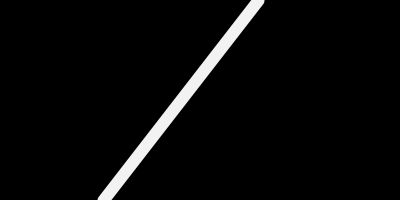
Frame 1 (no input)
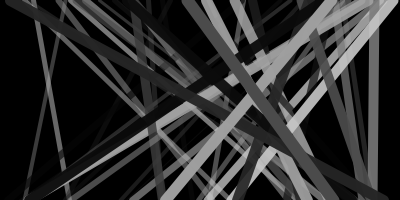
Frame 60 (the mouse pressed at the canvas centre just before this capture)
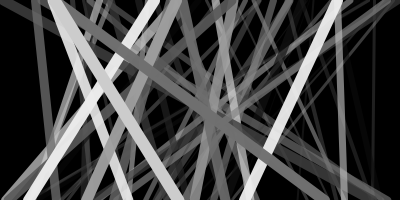
Frame 120 (the mouse held since frame 60 and released just before this capture)

The Processing sketch that drew these frames (run headless with seeded random() and noise(); from frame 60 on, the mouse is pressed at the canvas centre):

// Processing sketch: lines_with_polymorphis_
// ── lines_with_polymorphis_.pde
ArrayList< Shape > shapes;

int n = 100;
int s = 10;

void setup() {
  
    size(400, 200); 
      
    smooth();
    
    frameRate(30);
   
    shapes = new ArrayList< Shape >();

}

void draw() {  
    background( 0 );  
  
    if ( s < n ) {
            shapes.add( new Line() );
          s++;
    }
        
    for ( Shape l : shapes ) {
        l.display();
        l.update();
    }

    for ( int i = shapes.size() - 1 ; i >= 0 ; i--) {
        Shape l = shapes.get( i );
        if ( l.isDone() ) {
          shapes.remove( i );
           s--;
        }
        
    }

}

// A simple shape class

class Shape {
  color col;
  int life;
  int lifeCount;
  
  Shape() {}
  
  void display() {}
  
  void update() {
      if ( life > 0 ) {
        life--;
      }
    }
    
    boolean isDone() {
      return ( life == 0 );
    }
}

// And now lines

class Line extends Shape {
    PVector start;
    PVector finish;
  
    
    
    Line( PVector s , PVector f , int c , int l ) {
        start = s.get();
        finish = f.get();
        col = c;
        life = l;
        lifeCount = l;
    }
    
    Line() {
        this( new PVector( random( 0 , width ) , 0 ) , new PVector( random( 0 , width ) , height ) , color( random( 255 ) ) , 10 + int( random( 100 ) ) ) ;
    }
    
   
    void display() {
        stroke( col , 255 * life / lifeCount );
        strokeWeight(12 * life / lifeCount );
        line( start.x , start.y , finish.x , finish.y );        
    }
    
}
    
